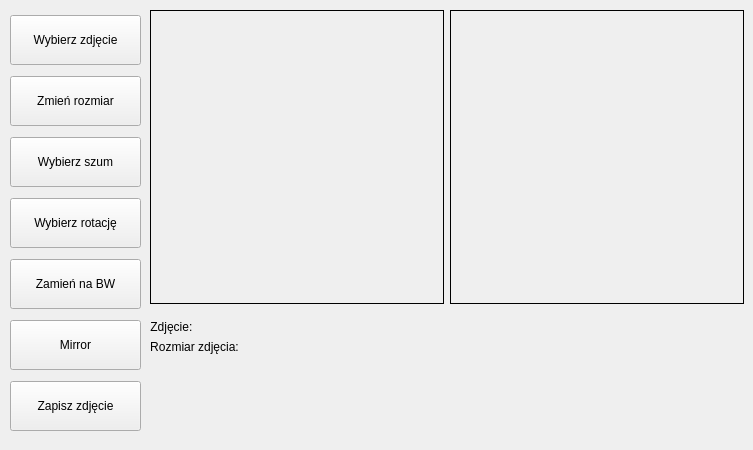
      <widget class="QWidget" name="tab_1">
       <property name="cursor">
        <cursorShape>ArrowCursor</cursorShape>
       </property>
       <attribute name="title">
        <string>Przetwarzanie obrazów</string>
       </attribute>
       <widget class="QLabel" name="label_ImageBefore">
        <property name="geometry">
         <rect>
          <x>150</x>
          <y>10</y>
          <width>294</width>
          <height>294</height>
         </rect>
        </property>
        <property name="minimumSize">
         <size>
          <width>294</width>
          <height>294</height>
         </size>
        </property>
        <property name="maximumSize">
         <size>
          <width>294</width>
          <height>294</height>
         </size>
        </property>
        <property name="frameShape">
         <enum>QFrame::Box</enum>
        </property>
        <property name="text">
         <string/>
        </property>
       </widget>
       <widget class="QLabel" name="label_ImageAfter">
        <property name="geometry">
         <rect>
          <x>450</x>
          <y>10</y>
          <width>294</width>
          <height>294</height>
         </rect>
        </property>
        <property name="minimumSize">
         <size>
          <width>294</width>
          <height>294</height>
         </size>
        </property>
        <property name="maximumSize">
         <size>
          <width>294</width>
          <height>294</height>
         </size>
        </property>
        <property name="frameShape">
         <enum>QFrame::Box</enum>
        </property>
        <property name="text">
         <string/>
        </property>
       </widget>
       <widget class="QWidget" name="verticalLayoutWidget_2">
        <property name="geometry">
         <rect>
          <x>10</x>
          <y>10</y>
          <width>131</width>
          <height>431</height>
         </rect>
        </property>
        <layout class="QVBoxLayout" name="verticalLayout_3">
         <item>
          <widget class="QPushButton" name="pushButton_ChooseImage_Processing">
           <property name="minimumSize">
            <size>
             <width>50</width>
             <height>50</height>
            </size>
           </property>
           <property name="text">
            <string>Wybierz zdjęcie</string>
           </property>
          </widget>
         </item>
         <item>
          <widget class="QPushButton" name="pushButton_Resizing">
           <property name="minimumSize">
            <size>
             <width>50</width>
             <height>50</height>
            </size>
           </property>
           <property name="text">
            <string>Zmień rozmiar</string>
           </property>
          </widget>
         </item>
         <item>
          <widget class="QPushButton" name="pushButton_Noise">
           <property name="minimumSize">
            <size>
             <width>50</width>
             <height>50</height>
            </size>
           </property>
           <property name="text">
            <string>Wybierz szum</string>
           </property>
          </widget>
         </item>
         <item>
          <widget class="QPushButton" name="pushButton_Rotation">
           <property name="minimumSize">
            <size>
             <width>50</width>
             <height>50</height>
            </size>
           </property>
           <property name="text">
            <string>Wybierz rotację</string>
           </property>
          </widget>
         </item>
         <item>
          <widget class="QPushButton" name="pushButton_BW">
           <property name="minimumSize">
            <size>
             <width>50</width>
             <height>50</height>
            </size>
           </property>
           <property name="text">
            <string>Zamień na BW</string>
           </property>
          </widget>
         </item>
         <item>
          <widget class="QPushButton" name="pushButton_Mirror">
           <property name="minimumSize">
            <size>
             <width>50</width>
             <height>50</height>
            </size>
           </property>
           <property name="text">
            <string>Mirror</string>
           </property>
          </widget>
         </item>
         <item>
          <widget class="QPushButton" name="pushButton_SaveImage">
           <property name="minimumSize">
            <size>
             <width>50</width>
             <height>50</height>
            </size>
           </property>
           <property name="text">
            <string>Zapisz zdjęcie</string>
           </property>
          </widget>
         </item>
        </layout>
       </widget>
       <widget class="QWidget" name="formLayoutWidget_3">
        <property name="geometry">
         <rect>
          <x>150</x>
          <y>320</y>
          <width>291</width>
          <height>41</height>
         </rect>
        </property>
        <layout class="QFormLayout" name="formLayout_2">
         <item row="0" column="0">
          <widget class="QLabel" name="label_2">
           <property name="text">
            <string>Zdjęcie: </string>
           </property>
           <property name="alignment">
            <set>Qt::AlignCenter</set>
           </property>
          </widget>
         </item>
         <item row="1" column="0">
          <widget class="QLabel" name="label_3">
           <property name="text">
            <string>Rozmiar zdjęcia:</string>
           </property>
           <property name="alignment">
            <set>Qt::AlignCenter</set>
           </property>
          </widget>
         </item>
         <item row="0" column="1">
          <widget class="QLabel" name="label_ImageProcessingName">
           <property name="text">
            <string/>
           </property>
           <property name="alignment">
            <set>Qt::AlignCenter</set>
           </property>
          </widget>
         </item>
         <item row="1" column="1">
          <widget class="QLabel" name="label_ImageDimProcessing">
           <property name="text">
            <string/>
           </property>
           <property name="alignment">
            <set>Qt::AlignCenter</set>
           </property>
          </widget>
         </item>
        </layout>
       </widget>
      </widget>
